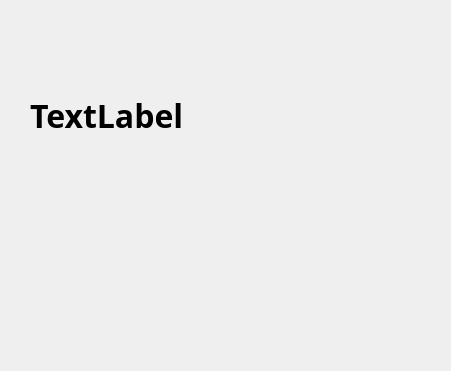
<?xml version="1.0" encoding="UTF-8"?>
<ui version="4.0">
 <class>Dialog</class>
 <widget class="QDialog" name="Dialog">
  <property name="geometry">
   <rect>
    <x>0</x>
    <y>0</y>
    <width>451</width>
    <height>371</height>
   </rect>
  </property>
  <property name="windowTitle">
   <string>Dialog</string>
  </property>
  <widget class="QLabel" name="label">
   <property name="geometry">
    <rect>
     <x>30</x>
     <y>90</y>
     <width>301</width>
     <height>51</height>
    </rect>
   </property>
   <property name="font">
    <font>
     <family>맑은 고딕</family>
     <pointsize>24</pointsize>
     <weight>75</weight>
     <bold>true</bold>
    </font>
   </property>
   <property name="text">
    <string>TextLabel</string>
   </property>
  </widget>
 </widget>
 <resources/>
 <connections/>
</ui>
